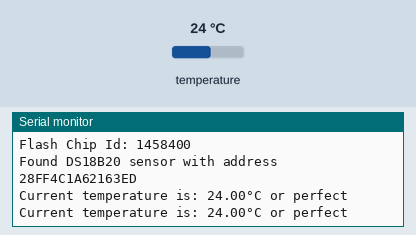
Recording of a program running on a simulated ESP8266 (Wemos D1 mini). Shown: the last lines printed to the serial monitor. The inputs (shaded band) are chosen by the test bench; at power-on: temperature 24 °C.

Above: at 7.3 s.
7.4 s: temperature set to 12 °C
At 12.8 s:
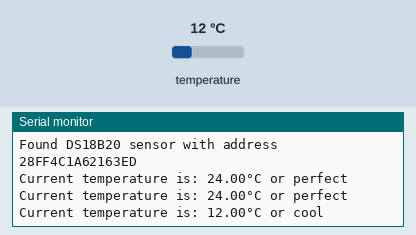
19.3 s: temperature set to 28 °C
At 25.0 s:
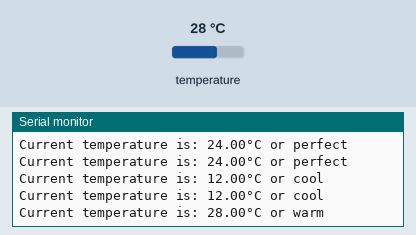
31.1 s: temperature set to 33 °C
At 36.0 s:
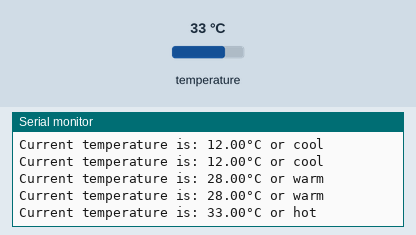
42.6 s: temperature set to 41 °C
At 48.3 s:
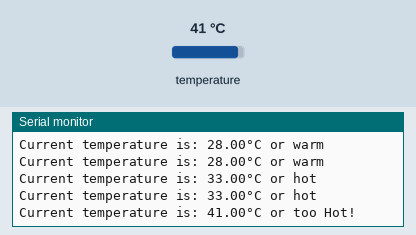
54.1 s: temperature set to 7 °C
At 59.2 s:
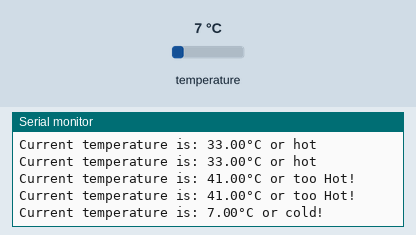

Measured:
- after the input at 7.4 s, the serial monitor: prints a new line after 4.9 s (image 1)
- after the input at 19.3 s, the serial monitor: prints a new line after 4.6 s (image 2)
- after the input at 31.1 s, the serial monitor: prints a new line after 4.3 s (image 3)
- after the input at 42.6 s, the serial monitor: prints a new line after 4.3 s (image 4)
- after the input at 54.1 s, the serial monitor: prints a new line after 4.3 s (image 5)

The program:

main.cpp
```cpp
#include <Arduino.h>
#include <OneWire.h>
#include <DallasTemperature.h>

/*
I, Mychaylo Tatarynov, student number 000800271, certify that all code submitted is my own work;
that I have not copied it from any other source.
I also certify that I have not allowed my work to be copied by others.

2022/10/03
*/

//Setting up the interface for the sensor.
const int OneWireBus = D3;
OneWire oneWire(OneWireBus);
DallasTemperature DS18B20(&oneWire);
//Place to save the 8-byte sensor address.
DeviceAddress TempAddress;

//Whether or not the device was connected last iteration.
bool LastConnected = false;

//Converts a device address into an uppercase hex string.
String addressToString(DeviceAddress address) {
  String output = "";
  for (int i = 0; i < 8; i++) {
    output += String(address[i], HEX);
  }
  output.toUpperCase();

  return output;
}

void setup() {
  // put your setup code here, to run once:

  Serial.begin(115200);
  DS18B20.begin();

  Serial.println("\n\nName: Mychaylo Tatarynov (000800271)");
  Serial.println("ESP8266 Chip Id: " + String(ESP.getChipId()));
  Serial.println("Flash Chip Id: " + String(ESP.getFlashChipId()) + "\n");

  //Whether or not the device is currently connected.
  bool isConnected = DS18B20.getAddress(TempAddress, 0);

  if (isConnected) {
    Serial.println("Found DS18B20 sensor with address " + addressToString(TempAddress));
  } else {
    Serial.println("No DS18B20 temperature sensors are installed!");
  }

  LastConnected = isConnected;
}

void loop() {
  // put your main code here, to run repeatedly:

  //Whether or not the device is currently connected. Despite being the same thing as in setup, the value has no reason to be global.
  bool isConnected = DS18B20.isConnected(TempAddress);
  //Whether or not the sensor's connection status has changed since last iteration.
  bool connectionChanged = isConnected != LastConnected;

  //If the sensor is disconnected live, the program will wait until it is reconnected. If it was never connected to begin with,
  //then there is no address and the program must be restarted to work with the sensor once it is connected.
  if (connectionChanged) {
    if (isConnected) {
      Serial.println("DS18B20 sensor reconnected!");
    } else {
      Serial.println("DS18B20 sensor disconnected!");
    }
  }

  LastConnected = isConnected;
  if (!isConnected) {
    return;
  }

  //Telling the sensor to read temperature and grabbing. Since only 1 sensor is present, we grab the first index.
  DS18B20.requestTemperatures();
  double temperature = DS18B20.getTempCByIndex(0);

  String judgement;
  if (temperature < 10) {
    judgement = "cold!";
  } else if (temperature < 15) {
    judgement = "cool";
  } else if (temperature < 25) {
    judgement = "perfect";
  } else if (temperature < 30) {
    judgement = "warm";
  } else if (temperature < 35 ) {
    judgement = "hot";
  } else {
    judgement = "too Hot!";
  }

  Serial.println("Current temperature is: " + String(temperature) + "°C or " + judgement);

  delay(5000);
}
```
